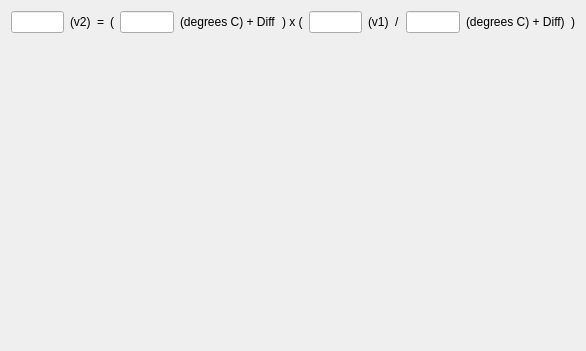
<?xml version="1.0" encoding="UTF-8"?>
<ui version="4.0">
 <class>CPage</class>
 <widget class="QWidget" name="CPage">
  <property name="geometry">
   <rect>
    <x>0</x>
    <y>0</y>
    <width>586</width>
    <height>351</height>
   </rect>
  </property>
  <property name="windowTitle">
   <string>Title</string>
  </property>
  <layout class="QVBoxLayout" name="verticalLayout">
   <item>
    <layout class="QHBoxLayout" name="horizontalLayout_2">
     <item>
      <widget class="QLineEdit" name="v2"/>
     </item>
     <item>
      <widget class="QLabel" name="v2Label">
       <property name="text">
        <string>(v2)</string>
       </property>
      </widget>
     </item>
     <item>
      <widget class="QLabel" name="label_5">
       <property name="text">
        <string>=</string>
       </property>
      </widget>
     </item>
     <item>
      <widget class="QLabel" name="label">
       <property name="text">
        <string>(</string>
       </property>
      </widget>
     </item>
     <item>
      <widget class="QLineEdit" name="t2"/>
     </item>
     <item>
      <widget class="QLabel" name="t2Label">
       <property name="text">
        <string>(degrees C) + Diff</string>
       </property>
      </widget>
     </item>
     <item>
      <widget class="QLabel" name="label_2">
       <property name="text">
        <string>) x (</string>
       </property>
      </widget>
     </item>
     <item>
      <widget class="QLineEdit" name="v1"/>
     </item>
     <item>
      <widget class="QLabel" name="v1Label">
       <property name="text">
        <string>(v1)</string>
       </property>
      </widget>
     </item>
     <item>
      <widget class="QLabel" name="label_4">
       <property name="text">
        <string>/</string>
       </property>
      </widget>
     </item>
     <item>
      <widget class="QLineEdit" name="t1"/>
     </item>
     <item>
      <widget class="QLabel" name="t1Label">
       <property name="text">
        <string>(degrees C) + Diff)</string>
       </property>
      </widget>
     </item>
     <item>
      <widget class="QLabel" name="label_3">
       <property name="text">
        <string>)</string>
       </property>
      </widget>
     </item>
    </layout>
   </item>
   <item>
    <spacer name="verticalSpacer">
     <property name="orientation">
      <enum>Qt::Orientation::Vertical</enum>
     </property>
     <property name="sizeHint" stdset="0">
      <size>
       <width>20</width>
       <height>40</height>
      </size>
     </property>
    </spacer>
   </item>
  </layout>
  <action name="actionExit">
   <property name="text">
    <string>Exit</string>
   </property>
   <property name="iconText">
    <string>E&amp;xit</string>
   </property>
   <property name="shortcut">
    <string>Alt+F4</string>
   </property>
  </action>
 </widget>
 <resources/>
 <connections/>
</ui>
